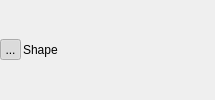
         <widget class="QWidget" name="shapeHeaderBackground" native="true">
          <layout class="QVBoxLayout" name="verticalLayout_7">
           <property name="leftMargin">
            <number>0</number>
           </property>
           <property name="topMargin">
            <number>0</number>
           </property>
           <property name="rightMargin">
            <number>0</number>
           </property>
           <property name="bottomMargin">
            <number>0</number>
           </property>
           <item>
            <widget class="QWidget" name="shapeHeader" native="true">
             <property name="sizePolicy">
              <sizepolicy hsizetype="Preferred" vsizetype="Fixed">
               <horstretch>0</horstretch>
               <verstretch>0</verstretch>
              </sizepolicy>
             </property>
             <property name="minimumSize">
              <size>
               <width>215</width>
               <height>21</height>
              </size>
             </property>
             <layout class="QHBoxLayout" name="horizontalLayout_2">
              <property name="spacing">
               <number>2</number>
              </property>
              <property name="leftMargin">
               <number>0</number>
              </property>
              <property name="topMargin">
               <number>0</number>
              </property>
              <property name="rightMargin">
               <number>0</number>
              </property>
              <property name="bottomMargin">
               <number>0</number>
              </property>
              <item>
               <widget class="QToolButton" name="shapeOpenButton">
                <property name="minimumSize">
                 <size>
                  <width>21</width>
                  <height>21</height>
                 </size>
                </property>
                <property name="maximumSize">
                 <size>
                  <width>21</width>
                  <height>21</height>
                 </size>
                </property>
                <property name="text">
                 <string>...</string>
                </property>
                <property name="icon">
                 <iconset resource="ShapeWorksView2.qrc">
                  <normaloff>:/ShapeWorksView2/images/DownArrowWhite.png</normaloff>
                  <normalon>:/Images/DownArrowWhite.png</normalon>:/ShapeWorksView2/images/DownArrowWhite.png</iconset>
                </property>
                <property name="checkable">
                 <bool>true</bool>
                </property>
                <property name="checked">
                 <bool>true</bool>
                </property>
               </widget>
              </item>
              <item>
               <widget class="QLabel" name="shapeLabel">
                <property name="text">
                 <string>Shape</string>
                </property>
               </widget>
              </item>
             </layout>
            </widget>
           </item>
          </layout>
         </widget>
